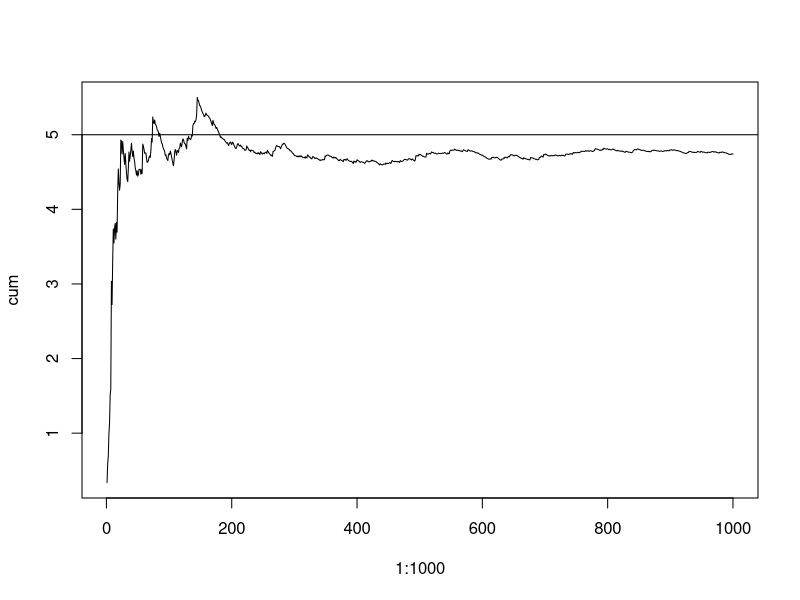
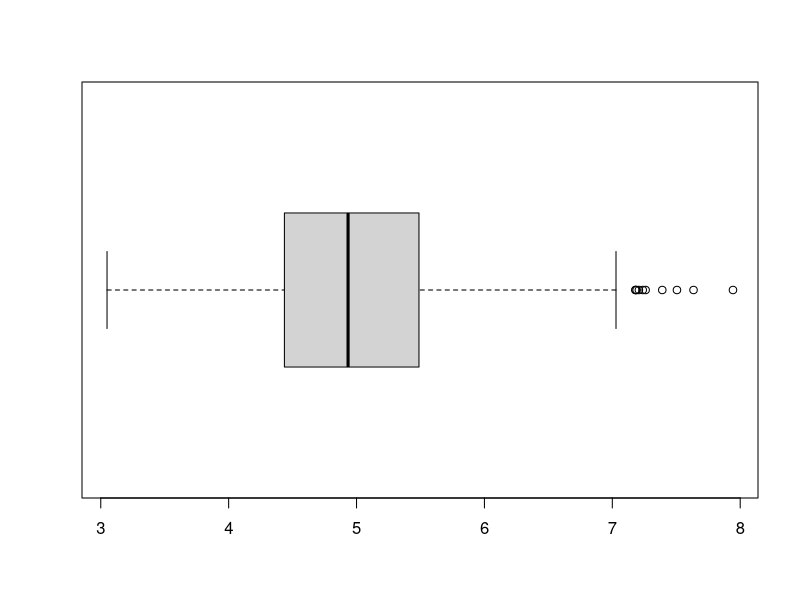

Reproduce these figures in R, in order. (Note: this script raises an error after producing the figures.)
set.seed(200)
exp <- rexp(40000, .2)
cum <- cumsum(exp)[1:1000]/1:1000
plot(1:1000, cum, type = "l")
abline(h=5)
expmat <- matrix(exp, 1000, 40)

means <- apply(expmat, 1, mean)
boxplot(means,horizontal = T)
qplot("Averages",means, geom = "boxplot",horizontal = T)


hist(means)
mean(means)
vars <- apply(expmat, 1, var)
varmeans <- var(means)
sdmeans <- sd(means)
mean(vars)
hist(means)


z <- (means-5)/(5/sqrt(40))
hist(z , freq = F)
y <- seq(-15, 15, length=100)
hy <- dnorm(y)
lines(y,hy, type = "l", col = "blue", lwd = 2)

hist(rexp(1000, .2))
hist(means, freq = F, xlim = c(2,8))
x <- seq(2, 8, length=300)
hx <- dnorm(x, mean = 5, sd = 5/sqrt(40))
lines(x,hx, type = "l", col = "blue", lwd = 2)

round(c(quantile(means,.25),quantile(means,.75)), digits = 2)
round(quantile(means)[2:3], digits = 2)
abline(h = 4.436666)
